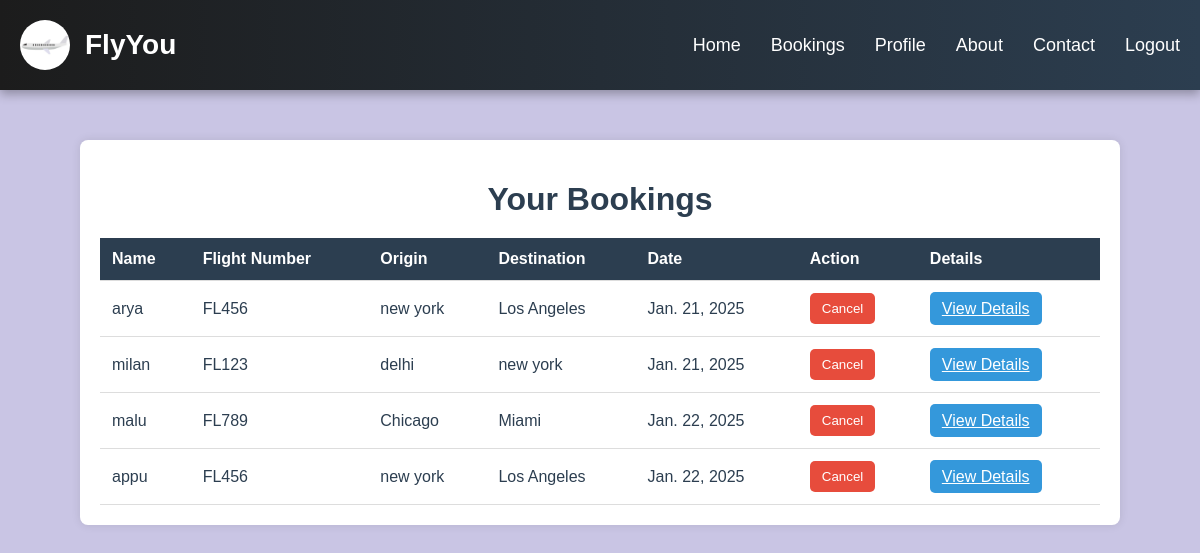
Page /view_bookings/ (signed in) on the committed database.
### app/models.py (models this page shows, shortened)
class Booking(models.Model):
    user = models.ForeignKey(User, on_delete=models.CASCADE)
    passenger_name = models.CharField(max_length=100)
    flight = models.ForeignKey(Flight, on_delete=models.CASCADE)
    date = models.DateField()
    status = models.CharField(max_length=20, choices=[('Confirmed', 'Confirmed'),('Cancelled', 'Cancelled'),])
    class_type = models.CharField(max_length=50)

class Flight(models.Model):
    flight_number = models.CharField(max_length=100)
    origin = models.CharField(max_length=100)
    destination = models.CharField(max_length=100)
    departure_time = models.DateTimeField()
    arrival_time = models.DateTimeField()
    economy_seats = models.IntegerField(default=0)
    business_seats = models.IntegerField(default=0)
    first_class_seats = models.IntegerField(default=0)
    economy_price = models.DecimalField(max_digits=10, decimal_places=2)
    business_price = models.DecimalField(max_digits=10, decimal_places=2)
    first_class_price = models.DecimalField(max_digits=10, decimal_places=2)
    available_seats = models.IntegerField(default=0)

### app/views.py (the view)
# urls.py: path('view_bookings/', views.view_bookings, name='view_bookings'),
def view_bookings(request):
    bookings = Booking.objects.filter(user=request.user)
    return render(request, 'user/view_bookings.html', {'bookings': bookings})

### templates/user/view_bookings.html (shortened to what this page needs)
<!DOCTYPE html>
<html lang="en">
<head>
    {% load static %}
    <link rel="stylesheet" href="{% static 'styles.css' %}">
</head>
<body>
    <nav>
        <div class="navbar-container">
            <div class="navbar-brand">
                <img src="{% static 'images/flightlogo.png' %}" alt="Logo" class="logo">
                <span class="brand-name">FlyYou</span>
            </div>
            <ul class="navbar-links">
                <li><a href="{% url 'userhome' %}">Home</a></li>
                <li><a href="{% url 'view_bookings' %}">Bookings</a></li>
                <li><a href="{% url 'profile' %}">Profile</a></li>
                <li><a href="{% url 'about' %}">About</a></li>
                <li><a href="{% url 'contact' %}">Contact</a></li>
                <li><a href="{% url 'user_logout' %}">Logout</a></li>
            </ul>
        </div>
    </nav>
    <div class="container">
        <h1>Your Bookings</h1>
        {% if bookings %}
        <table>
            <thead>
                <tr>
                    <th>Name</th>
                    <th>Flight Number</th>
                    <th>Origin</th>
                    <th>Destination</th>
                    <th>Date</th>
                    <th>Action</th>
                    <th>Details</th>
                </tr>
            </thead>
            <tbody>
                {% for booking in bookings %}
                <tr>
                    <td>{{ booking.passenger_name }}</td>
                    <td>{{ booking.flight.flight_number }}</td>
                    <td>{{ booking.flight.origin }}</td>
                    <td>{{ booking.flight.destination }}</td>
                    <td>{{ booking.date }}</td>
                    <td>
                        <form action="{% url 'cancel_booking' booking.id %}" method="POST" onsubmit="return confirm('Are you sure you want to cancel this booking?');">
                            <button type="submit" class="cancel-btn">Cancel</button>
                        </form>
                    </td>
                    <td>
                        <a href="{% url 'view_ticket_details' booking.id %}" class="view-btn">View Details</a>
                    </td>
                </tr>
                {% endfor %}
            </tbody>
        </table>
        {% else %}
        <div class="no-data">You have no bookings yet.</div>
        {% endif %}
    </div>
</body>
</html>

### static/css/styles.css (style rules this page uses)
body { font-family: 'Poppins', sans-serif; margin: 0; padding: 0; background-color: #f5f7fa; color: #2c3e50; }
nav { background: linear-gradient(to right, #1c1c1c, #2c3e50); padding: 20px; position: sticky; top: 0; z-index: 1000; box-shadow: 0 4px 10px rgba(0, 0, 0, 0.3); }
.navbar-container { display: flex; justify-content: space-between; align-items: center; max-width: 1200px; margin: 0 auto; }
.navbar-brand { display: flex; align-items: center; }
.navbar-brand .logo { width: 50px; height: 50px; margin-right: 15px; border-radius: 50%; }
.navbar-brand .brand-name { font-size: 28px; font-weight: 600; color: #ffffff; }
.navbar-links { list-style: none; display: flex; gap: 30px; margin: 0; padding: 0; }
.navbar-links li { display: inline-block; }
.navbar-links li a { text-decoration: none; color: #ffffff; font-size: 18px; font-weight: 400; transition: all 0.3s ease-in-out; }

### templates/user/view_bookings.html (style rules this page uses)
body { font-family: Arial, sans-serif; margin: 0; padding: 0; background-color: #c9c5e4; }
nav { background: linear-gradient(to right, #1c1c1c, #2c3e50); padding: 20px; position: sticky; top: 0; z-index: 1000; box-shadow: 0 4px 10px rgba(0, 0, 0, 0.3); }
.navbar-container { display: flex; justify-content: space-between; align-items: center; max-width: 1200px; margin: 0 auto; }
.navbar-brand { display: flex; align-items: center; }
.navbar-brand .logo { width: 50px; height: 50px; margin-right: 15px; border-radius: 50%; }
.navbar-brand .brand-name { font-size: 28px; font-weight: 600; color: #ffffff; }
.navbar-links { list-style: none; display: flex; gap: 30px; margin: 0; padding: 0; }
.navbar-links li { display: inline-block; }
.navbar-links li a { text-decoration: none; color: #ffffff; font-size: 18px; font-weight: 400; transition: all 0.3s ease-in-out; }
.container { max-width: 1000px; margin: 50px auto; background: #ffffff; padding: 20px; border-radius: 8px; box-shadow: 0 0 10px rgba(0, 0, 0, 0.1); }
h1 { text-align: center; color: #2c3e50; margin-bottom: 20px; }
table { width: 100%; border-collapse: collapse; margin-top: 20px; }
th, td { padding: 12px; text-align: left; border-bottom: 1px solid #ddd; }
th { background-color: #2c3e50; color: white; }
.cancel-btn { padding: 8px 12px; background-color: #e74c3c; color: white; border: none; border-radius: 5px; cursor: pointer; }
.view-btn { padding: 8px 12px; background-color: #3498db; color: white; border: none; border-radius: 5px; cursor: pointer; }

### rows in the picture
Booking: passenger_name "arya", flight.flight_number "FL456", flight.origin "new york", flight.destination "Los Angeles", date "Jan. 21, 2025"
Booking: passenger_name "milan", flight.flight_number "FL123", flight.origin "delhi", flight.destination "new york", date "Jan. 21, 2025"
Booking: passenger_name "malu", flight.flight_number "FL789", flight.origin "Chicago", flight.destination "Miami", date "Jan. 22, 2025"
Booking: passenger_name "appu", flight.flight_number "FL456", flight.origin "new york", flight.destination "Los Angeles", date "Jan. 22, 2025"
